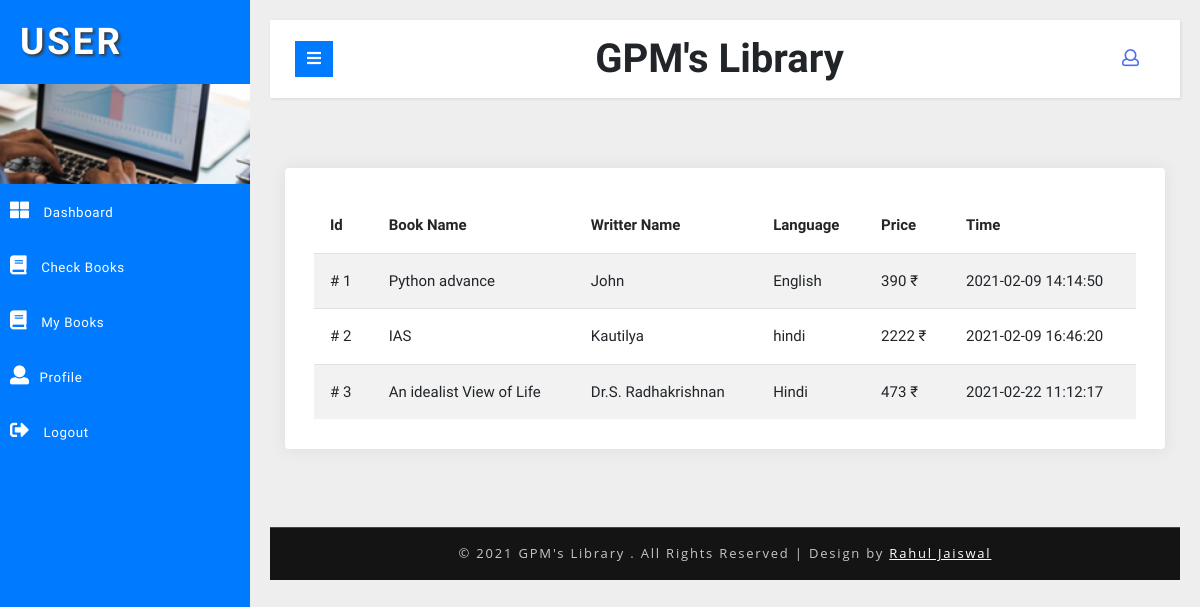
/userzone/user/mybooks.php (signed in), run on the app's committed database.
### tables this page shows
CREATE TABLE `booking` (
  `id` int(11) NOT NULL,
  `userid` varchar(150) NOT NULL,
  `bookid` int(11) NOT NULL,
  `time` timestamp NOT NULL DEFAULT current_timestamp(),
  `status` varchar(100) NOT NULL
);

CREATE TABLE `books` (
  `id` int(11) NOT NULL,
  `bookid` int(100) NOT NULL,
  `bookname` varchar(500) NOT NULL,
  `bwname` varchar(500) NOT NULL,
  `blang` varchar(500) NOT NULL,
  `byear` int(100) NOT NULL,
  `bprice` int(100) NOT NULL,
  `bq` int(100) NOT NULL,
  `create_at` timestamp NULL DEFAULT current_timestamp(),
  `aq` varchar(50) DEFAULT NULL
);

### userzone/user/mybooks.php (the view, shortened to what this page needs)
<!DOCTYPE html>
<html lang="en">
<head>
    <link href="../css/bootstrap.css" rel="stylesheet" type="text/css" media="all" />
    <link href="../css/style.css" rel="stylesheet" type="text/css" media="all" />
    <link rel="stylesheet" href="../css/style4.css">
    <link href="../css/fontawesome-all.css" rel="stylesheet">
    <link href="../css/bookmcss.css" rel="stylesheet">
</head>
<body>
    <?php
include 'loder.php';
?>
    <div class="wrapper">
    <?php include "header.php" ?>
    <div class="container-fluid mt-100">
        <div class="row">
            <div class="col-lg-12">
                <div class="card">
                    <div class="card-body">
                        <div class="active-member">
                            <div class="table-responsive">
                            <?php
$s = $_SESSION["email"];
$username = "root";
$pass = "";
$dbname = "minilms1";
$host = "localhost";
$con = mysqli_connect($host,$username,$pass,$dbname);
if(! $con)
{
  echo "Unaable To Connect Database" . mysqli_connect_error();
}
else
{
  $sql = "SELECT * FROM booking INNER JOIN books ON booking.bookid = books.bookid WHERE booking.userid = '$s'";
  $result = mysqli_query($con, $sql);
  if( mysqli_num_rows($result) > 0 )
{
$output = " <table class='table table-xs table-striped mb-0'>
<thead>
    <tr>
        <th>Id</th>
        <th>Book Name</th>
        <th>Writter Name</th>
        <th>Language</th>
        <th>Price</th>
        <th>Time</th>
    </tr>
</thead>
<tbody>
";
$i = 1;
  while($row = mysqli_fetch_assoc($result))
  {
      $output .=  "<tr>
      <td class='t1' style='font-size:15px'># $i</td>
      <td class='t1' style='font-size:15px'>$row[bookname]</a></td>
      <td class='t1' style='font-size:15px'>$row[bwname]</a></td>
      <td class='t1' style='font-size:15px'>$row[blang]</a></td>
      <td class='t1' style='font-size:15px'>$row[bprice]&nbsp&#8377;</a></td>
      <td class='t1' style='font-size:15px'>$row[time]</a></td>
      </tr>";
     $i++;
  }
  $output .="</table>";
  echo $output;
}
}
  ?>
                            </div>
                        </div>
                    </div>
                </div>
            </div>
        </div>
    </div>
        <div class="copyright-w3layouts py-xl-3 py-2 mt-xl-5 mt-4 text-center">
            <p>© 2021 GPM's Library . All Rights Reserved | Design by
                <a href="#"> Rahul Jaiswal </a>
            </p>
        </div>
    </div>
    </div>
</body>
</html>

### userzone/user/loder.php (shortened to what this page needs)
<!DOCTYPE html>
<html lang="en">
<head>
</head>
<body>
</body>
</html>

### userzone/user/header.php (shortened to what this page needs)
<nav id="sidebar" style="background: #007bff;">
           <div class="sidebar-header" style="background: #007bff;" >
               <h1>
                   <a href="index.html">USER</a>
               </h1>
           </div>
           <div class="profile-bg" style="border: none;"></div>
           <ul class="list-unstyled components" style="background: #007bff;">
               <li >
                   <a href="user.php">
                       <i class="fas fa-th-large"></i> Dashboard
                   </a>
               </li>
               <li>
                   <a href="checkbooks.php" >
                       <i class="fas fa-book"></i> Check Books
                   </a>
               </li>
               <li>
                   <a href="mybooks.php" >
                       <i class="fas fa-book"></i> My Books
                   </a>
               </li>
               <li>
                   <a href="profile.php">
                       <i class="fas fa-user"></i>Profile
                   </a>
               </li>
               <li>
                   <a href="logout.php" >
                       <i class="fas fa-sign-out-alt"></i> Logout
                   </a>
               </li>
           </ul>
       </nav>
       <div id="content">
           <nav class="navbar navbar-default mb-xl-5 mb-4">
               <div class="container-fluid">
                   <div class="navbar-header" style="background: #007bff;">
                       <button type="button" id="sidebarCollapse" class="btn btn-info navbar-btn" style="background: #007bff;">
                           <i class="fas fa-bars"></i>
                       </button>
                   </div>
                   <h1>GPM's Library</h1>
                   <ul class="top-icons-agileits-w3layouts float-right">
                       <li class="nav-item dropdown">
                           <a class="nav-link dropdown-toggle" href="#" id="navbarDropdown2" role="button" data-toggle="dropdown" aria-haspopup="true" aria-expanded="false">
                               <i class="far fa-user"></i>
                           </a>
                       </li>
                   </ul>
               </div>
           </nav>

### userzone/css/style.css (style rules this page uses)
html, body { margin: 0; font-size: 100%; font-family: 'Open Sans', sans-serif; background: #fff; }
body a { text-decoration: none; transition: 0.5s all; -webkit-transition: 0.5s all; -moz-transition: 0.5s all; -o-transition: 0.5s all; -ms-transition: 0.5s all; }
h1, h2, h3, h4, h5, h6 { margin: 0; font-weight: 700; }
p { margin: 0; }
ul { margin: 0; padding: 0; }
ul li { list-style: none; }
.profile-bg { border: 1px solid #5d7cf7; border-left: none; border-right: none; background: url(../images/menu1.jpg)no-repeat 0px 0px; -webkit-background-size: cover; -moz-background-size: cover; -o-background-size: cover; -ms-background-size: cover; background-size: cover; min-height: 100px; }
.top-icons-agileits-w3layouts .dropdown-toggle::after { display: none; }
.top-icons-agileits-w3layouts li { list-style: none; display: inline-block; }
ul.top-icons-agileits-w3layouts a.nav-link i { display: inline-block; font-size: 17px; color: #4c6ef5; }
.dropdown { display: none; padding: 0; list-style: none; }
.copyright-w3layouts p { color: #c7c7c7; font-size: 13px; letter-spacing: 1.8px; text-align: center; font-weight: 400; }
.copyright-w3layouts p a { color: #fff; text-decoration: underline; }
.copyright-w3layouts { background: #151414; border-top: 1px solid #464646; }
ul.list-unstyled li { font-size: 14px; letter-spacing: 1px; color: #7d7d7d; }
.table th, .table td { padding: 0.74rem; vertical-align: top; border-top: 1px solid #dee2e6; font-size: 13px; }
.table th { color: #252525; font-size: 15px; }
.table-responsive { display: block; width: 100%; overflow-x: auto; }

### userzone/css/style4.css (style rules this page uses)
body { font-family: 'Open Sans', sans-serif; background: #f1f1f1; }
p { font-family: 'Open Sans', sans-serif; }
a, a:hover, a:focus { color: inherit; text-decoration: none; transition: all 0.3s; }
.navbar { padding: 15px 10px; background: #fff; border: none; border-radius: 0; box-shadow: 1px 1px 3px rgba(0, 0, 0, 0.1); }
.navbar-btn { box-shadow: none; outline: none !important; border: none; background: #4463dc; }
i, span { display: inline-block; }
.wrapper { display: flex; align-items: stretch; }
#sidebar { min-width: 250px; max-width: 250px; background: #28a745; color: #fff; transition: all 0.3s; }
.sidebar-header h1 { font-size: 2.3em; letter-spacing: 3px; color: #fff; text-shadow: 2px 2px 3px #39393a; }
#sidebar ul li a { text-align: left; }
#sidebar .sidebar-header { padding: 20px; background: #28a745; }
#sidebar ul li a { padding: 16px 10px; font-size: .95em; letter-spacing: 0.6px; display: block; color: #fff; font-weight: 400; }
#sidebar ul li a i { margin-right: 10px; font-size: 19px; }
#content { padding: 20px; min-height: 100vh; transition: all 0.3s; overflow: hidden; width: 100%; }

### userzone/css/bookmcss.css (style rules this page uses)
body { background-color: #eee; font-family: 'Calibri', sans-serif !important }
.mt-100 { margin-top: 70px }
.card { margin-bottom: 30px; border: 0px; border-radius: 0.25rem; box-shadow: 0px 1px 15px 1px rgba(69, 65, 78, 0.08) }
.card .card-body { padding: 1.88rem 1.81rem }
.table thead th { border-bottom: none; border-top: none; vertical-align: middle }
.table th, .table td { padding: 1rem; vertical-align: top; border-top: 1px solid #dee2e6 }

### data on the page
booking: books.bookname "Python advance", books.bwname "John", books.blang "English", books.bprice "390", time "2021-02-09 14:14:50"
booking: books.bookname "IAS", books.bwname "Kautilya", books.blang "hindi", books.bprice "2222", time "2021-02-09 16:46:20"
booking: books.bookname "An idealist View of Life", books.bwname "Dr.S. Radhakrishnan", books.blang "Hindi", books.bprice "473", time "2021-02-22 11:12:17"
